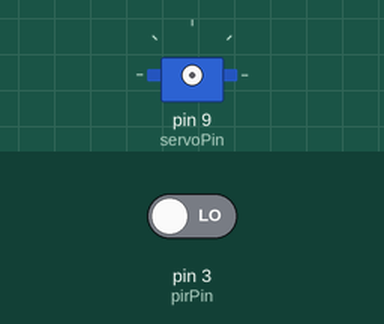
The sketch below on a simulated Arduino Uno, built with avr-gcc and run on an emulated ATmega328P. Shown: servo. The inputs (shaded band) are chosen by the test bench; at power-on: pin 3 (pirPin) LOW.

Above: at 1.2 s.
1.3 s: pin 3 (pirPin) driven HIGH
At 1.9 s:
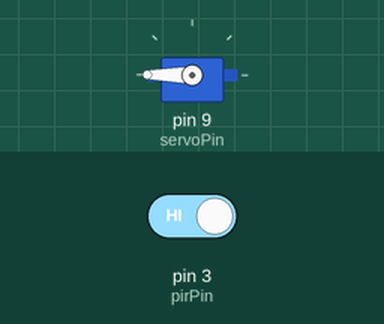
4.3 s: pin 3 (pirPin) driven LOW
At 5.0 s:
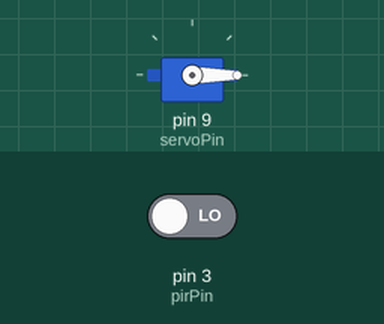
Timing chart, 0 to 7.3 s (numbered marks = the images above; inputs shaded):
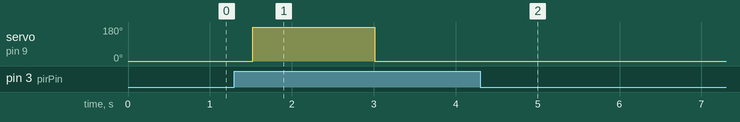

Measured:
- after the input at 1.3 s, servo on pin 9 (servoPin): 0° → 180° after 0.22 s, → 0° 1.5 s later
- after the input at 4.3 s, servo on pin 9 (servoPin): stops changing and stays 0°

The sketch:

motionDetectedServo.ino
```cpp
// Servo that moves light switch when movement is detected

#include <Servo.h>

const int pirPin = 3;
const int servoPin = 9;

int pirValue;
int pirState = LOW;

int servoTime = 1500;
int servoAngle = 180;
int counter; // Servo movement counter

int timerInterval = 1000;
int previousTime = 0;

class Sweeper {
    Servo servo;              // the servo
    int pos;              // current servo position
    int moveTo;           // Where to move the servo
    int  updateInterval;      // interval between updates
    unsigned long lastUpdate; // last update of position
    int servoCounter;

  public:
    Sweeper(int interval, int degree) {
      updateInterval = interval;
      moveTo = degree;
      servoCounter = 0;
    }

    void Attach(int pin) {
      servo.attach(pin);
    }

    void Detach() {
      servo.detach();
    }

    int Read() {
      servo.read();
    }

    void Write(int whereTo) {
      servo.write(whereTo);
    }

    void ResetCounter() {
      servoCounter = 0;
    }

    void Move() {
      if ((millis() - lastUpdate) > updateInterval) {
        lastUpdate = millis();
        pos = moveTo;
        servo.write(pos);
        if (servo.read() == pos)  {
          // reverse direction
          moveTo = 180 - moveTo;
        }
      }
    }
};

Sweeper servo1(servoTime, servoAngle);

void setup() {
  Serial.begin(9600);
  pinMode(pirPin, INPUT);
  servo1.Write(0);
}

void loop() {
  pirValue = digitalRead(pirPin);
  if (pirValue == HIGH) {
    servo1.Attach(servoPin);
    servo1.Move();
  } else {
    servo1.Detach();
  }
}
```
